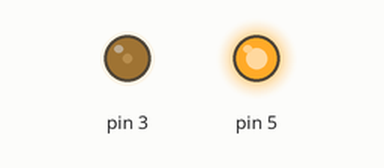
Simulated run of this sketch. Board: Arduino Uno, built with avr-gcc and run on an emulated ATmega328P. Shown: output pins drawn as LEDs (lit = HIGH).

Above: at 0.1 s.
Timing chart, 0 to 1.6 s (numbered marks = the images above):
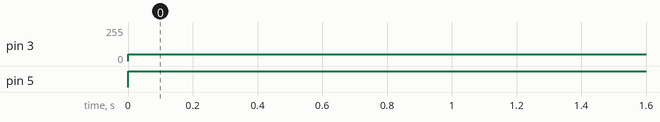

Measured:
- by itself, pin 3: 0/255 → 50/255 at 0.00 s
- by itself, pin 5: LOW → HIGH at 0.00 s

The sketch:

09-PWM-LedBrightness.ino
```cpp
// This program controls LED brightness using PWM on pins 3 and 5.
// One LED is dim, the other is set to full brightness.

void setup() {
  // put your setup code here, to run once:
  pinMode(3,OUTPUT);
  pinMode(5,OUTPUT);

}

void loop() {
  // put your main code here, to run repeatedly:
  analogWrite(3,50);
  analogWrite(5,255);


}
```
